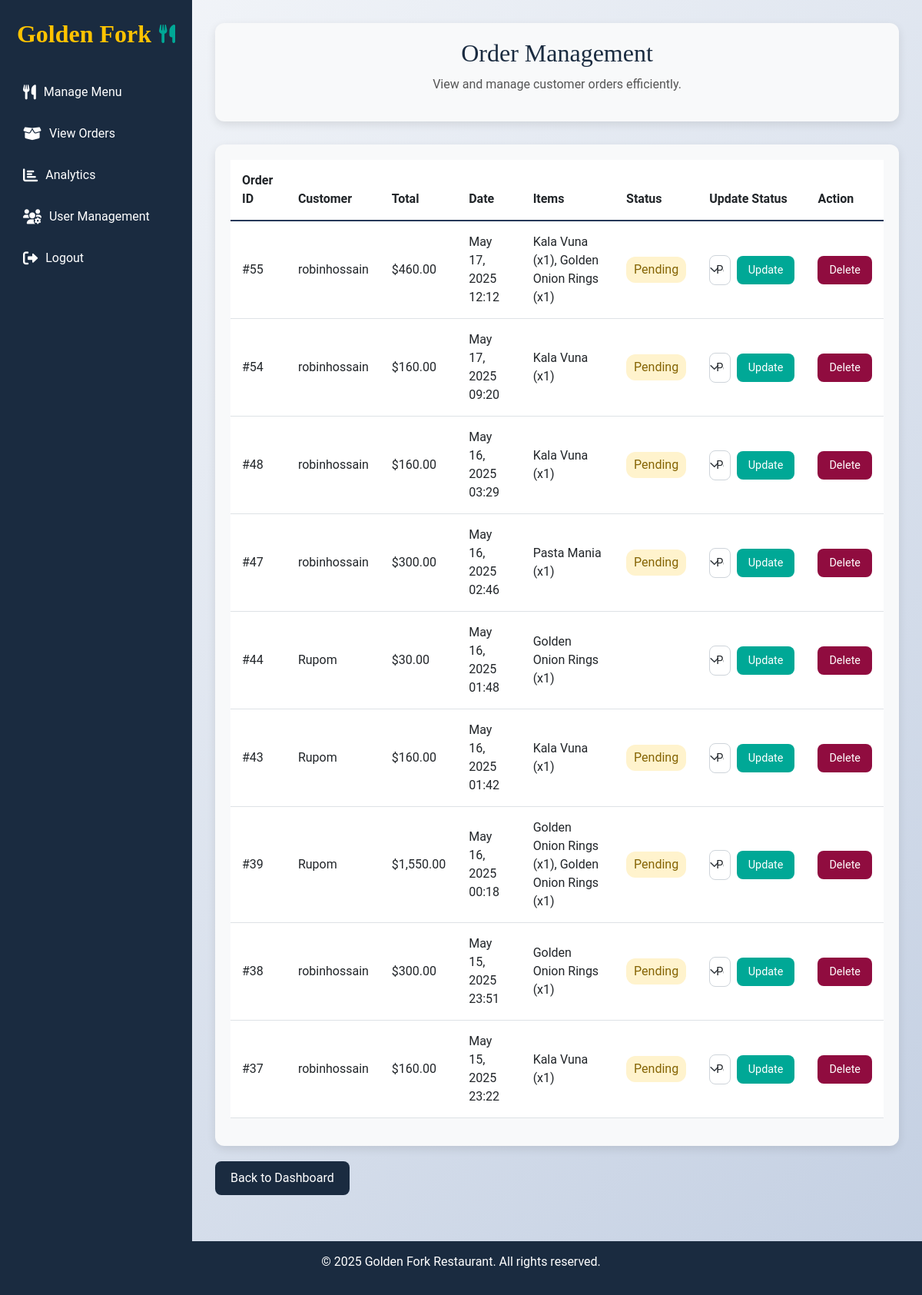
The app's page /view_orders.php (signed in) with its own data.
### tables this page shows
CREATE TABLE `orders` (
  `order_id` int(11) NOT NULL,
  `user_name` varchar(255) NOT NULL,
  `user_id` int(11) NOT NULL,
  `total_amount` decimal(10,2) NOT NULL,
  `order_date` timestamp NOT NULL DEFAULT current_timestamp(),
  `status` enum('Pending','Confirmed','Delivered','Cancelled') DEFAULT 'Pending'
);

CREATE TABLE `users` (
  `user_id` int(11) NOT NULL,
  `password` varchar(255) NOT NULL,
  `email` varchar(255) NOT NULL,
  `phone` varchar(20) DEFAULT NULL,
  `created_at` timestamp NOT NULL DEFAULT current_timestamp(),
  `user_name` varchar(255) NOT NULL,
  `role` enum('admin','customer') DEFAULT 'customer',
  `status` varchar(10) DEFAULT 'active'
);

### view_orders.php (the view, shortened to what this page needs)
<?php
include 'db_connect.php';
$query = "
    SELECT
        orders.order_id,
        users.user_name AS user_name,
        orders.total_amount,
        orders.order_date,
        orders.status,
        GROUP_CONCAT(CONCAT(menu.name, ' (x', order_details.quantity, ')') SEPARATOR ', ') AS items
    FROM
        orders
    JOIN
        users ON orders.user_id = users.user_id
    JOIN
        order_details ON orders.order_id = order_details.order_id
    JOIN
        menu ON order_details.item_id = menu.item_id
    GROUP BY
        orders.order_id
    ORDER BY
        orders.order_date DESC
";
$result = $conn->query($query);
?>
<!DOCTYPE html>
<html lang="en">
<head>
    <link href="https://cdn.jsdelivr.net/npm/bootstrap@5.3.0/dist/css/bootstrap.min.css" rel="stylesheet">
    <link rel="stylesheet" href="https://cdnjs.cloudflare.com/ajax/libs/font-awesome/6.0.0/css/all.min.css">
</head>
<body>
    <div class="wrapper">
        <div class="sidebar">
            <div class="logo-section">
                <div class="logo-text">Golden Fork <i class="fas fa-utensils"></i></div>
            </div>
            <ul class="sidebar-nav">
                <li><a href="manage_menu.php"><i class="fas fa-utensils"></i> Manage Menu</a></li>
                <li><a href="view_orders.php"><i class="fas fa-box-open"></i> View Orders</a></li>
                <li><a href="analytics.php"><i class="fas fa-chart-bar"></i> Analytics</a></li>
                <li><a href="user_management.php"><i class="fas fa-users-cog"></i> User Management</a></li>
                <li><a href="logout.php"><i class="fas fa-sign-out-alt"></i> Logout</a></li>
            </ul>
        </div>
        <div class="main-content">
            <div class="welcome-message">
                <h2>Order Management</h2>
                <p>View and manage customer orders efficiently.</p>
            </div>
            <div class="table-container">
                <?php if ($result->num_rows > 0): ?>
                    <div class="table-responsive">
                        <table class="table">
                            <thead>
                                <tr>
                                    <th>Order ID</th>
                                    <th>Customer</th>
                                    <th>Total</th>
                                    <th>Date</th>
                                    <th>Items</th>
                                    <th>Status</th>
                                    <th>Update Status</th>
                                    <th>Action</th>
                                </tr>
                            </thead>
                            <tbody>
                                <?php while ($row = $result->fetch_assoc()): ?>
                                    <tr>
                                        <td>#<?= $row['order_id'] ?></td>
                                        <td><?= htmlspecialchars($row['user_name']) ?></td>
                                        <td>$<?= number_format($row['total_amount'], 2) ?></td>
                                        <td><?= date('M d, Y H:i', strtotime($row['order_date'])) ?></td>
                                        <td><?= htmlspecialchars($row['items']) ?></td>
                                        <td>
                                            <span class="status-<?= strtolower($row['status']) ?>">
                                                <?= $row['status'] ?>
                                            </span>
                                        </td>
                                        <td>
                                            <form method="POST" class="d-flex align-items-center">
                                                <select name="status" class="form-select me-2">
                                                    <option value="Pending" <?= $row['status'] == 'Pending' ? 'selected' : '' ?>>Pending</option>
                                                </select>
                                                <button type="submit" class="btn btn-update">Update</button>
                                            </form>
                                        </td>
                                        <td>
                                            <a href="?delete=<?= $row['order_id'] ?>" class="btn btn-delete" onclick="return confirm('Are you sure you want to delete this order?')">Delete</a>
                                        </td>
                                    </tr>
                                <?php endwhile; ?>
                            </tbody>
                        </table>
                    </div>
                <?php else: ?>
                    <p class="text-center text-muted">No orders found.</p>
                <?php endif; ?>
            </div>
            <a href="admin_dashboard.php" class="btn btn-back">Back to Dashboard</a>
        </div>
    </div>
    <footer>
        <p>© 2025 Golden Fork Restaurant. All rights reserved.</p>
    </footer>
</body>
</html>

### view_orders.php (style rules this page uses)
:root { --gf-primary-dark: #1A2B40; --gf-secondary-dark: #263859; --gf-accent-gold: #FFC300; --gf-accent-teal: #00A896; --gf-accent-burgundy: #900C3F; --gf-light: #F8F9FA; --gf-text-dark: #222; --gf-text-light: #fff; }
body { font-family: 'Roboto', sans-serif; background: linear-gradient(135deg, #f5f7fa 0%, #c3cfe2 100%); margin: 0; padding: 0; min-height: 100vh; overflow-x: hidden; }
.wrapper { display: flex; min-height: 100vh; }
.sidebar { width: 250px; background: var(--gf-primary-dark); color: var(--gf-text-light); padding: 20px; position: fixed; height: 100%; overflow-y: auto; transition: transform 0.3s ease; z-index: 1000; }
.sidebar .logo-section { text-align: center; margin-bottom: 30px; }
.sidebar .logo-text { font-family: 'Playfair Display', serif; font-weight: 900; font-size: 2rem; color: var(--gf-accent-gold); display: flex; align-items: center; justify-content: center; }
.sidebar .logo-text i { color: var(--gf-accent-teal); margin-left: 10px; font-size: 1.5rem; animation: floatSpoon 3s ease-in-out infinite; }
.sidebar-nav { list-style: none; padding: 0; }
.sidebar-nav li { margin-bottom: 10px; }
.sidebar-nav a { color: var(--gf-text-light); text-decoration: none; display: flex; align-items: center; padding: 10px; border-radius: 8px; transition: background 0.3s ease; }
.sidebar-nav a i { margin-right: 10px; font-size: 1.2rem; }
.main-content { margin-left: 250px; flex-grow: 1; padding: 30px; }
.welcome-message { background: var(--gf-light); padding: 20px; border-radius: 12px; text-align: center; margin-bottom: 30px; box-shadow: 0 4px 12px rgba(0, 0, 0, 0.1); }
.welcome-message h2 { font-family: 'Merriweather', serif; font-size: 2rem; color: var(--gf-primary-dark); margin-bottom: 10px; }
.welcome-message p { font-size: 1rem; color: #555; }
.table-container { background: var(--gf-light); border-radius: 12px; box-shadow: 0 4px 12px rgba(0, 0, 0, 0.1); padding: 20px; }
.table { width: 100%; border-collapse: separate; border-spacing: 0; }
.table thead { background: var(--gf-primary-dark); color: var(--gf-text-light); }
.table th { padding: 15px; font-weight: 600; text-align: left; border-bottom: 2px solid var(--gf-secondary-dark); }
.table tbody tr { transition: background 0.3s ease; }
.table td { padding: 15px; vertical-align: middle; border-bottom: 1px solid #dee2e6; }
.status-pending { background: #fff3cd; color: #856404; padding: 5px 10px; border-radius: 12px; display: inline-block; }
.form-select { padding: 8px; border-radius: 8px; border: 1px solid #ced4da; font-size: 0.9rem; }
.btn-update { background: var(--gf-accent-teal); border: none; padding: 8px 15px; font-size: 0.9rem; border-radius: 8px; color: var(--gf-text-light); }
.btn-delete { background: var(--gf-accent-burgundy); border: none; padding: 8px 15px; font-size: 0.9rem; border-radius: 8px; color: var(--gf-text-light); }
.btn-back { background: var(--gf-primary-dark); border: none; padding: 10px 20px; font-size: 1rem; border-radius: 8px; color: var(--gf-text-light); margin-top: 20px; }
footer { text-align: center; padding: 15px; background: var(--gf-primary-dark); color: var(--gf-text-light); margin-top: 30px; }

### records on screen
orders: order_id "55", user.user_name "robinhossain", total_amount "460.00", order_date "May 17, 2025 12:12", items "Kala Vuna (x1), Golden Onion Rings (x1)", status "Pending"
orders: order_id "54", user.user_name "robinhossain", total_amount "160.00", order_date "May 17, 2025 09:20", items "Kala Vuna (x1)", status "Pending"
orders: order_id "48", user.user_name "robinhossain", total_amount "160.00", order_date "May 16, 2025 03:29", items "Kala Vuna (x1)", status "Pending"
orders: order_id "47", user.user_name "robinhossain", total_amount "300.00", order_date "May 16, 2025 02:46", items "Pasta Mania (x1)", status "Pending"
orders: order_id "44", user.user_name "Rupom", total_amount "30.00", order_date "May 16, 2025 01:48", items "Golden Onion Rings (x1)"
orders: order_id "43", user.user_name "Rupom", total_amount "160.00", order_date "May 16, 2025 01:42", items "Kala Vuna (x1)", status "Pending"
orders: order_id "39", user.user_name "Rupom", total_amount "1,550.00", order_date "May 16, 2025 00:18", items "Golden Onion Rings (x1), Golden Onion Rings (x1)", status "Pending"
orders: order_id "38", user.user_name "robinhossain", total_amount "300.00", order_date "May 15, 2025 23:51", items "Golden Onion Rings (x1)", status "Pending"
orders: order_id "37", user.user_name "robinhossain", total_amount "160.00", order_date "May 15, 2025 23:22", items "Kala Vuna (x1)", status "Pending"
